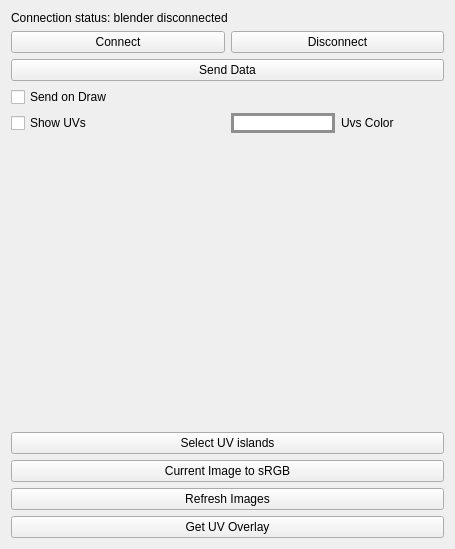
<?xml version="1.0" encoding="UTF-8"?>
<ui version="4.0">
 <class>dockWidgetContents</class>
 <widget class="QWidget" name="dockWidgetContents">
  <property name="geometry">
   <rect>
    <x>0</x>
    <y>0</y>
    <width>455</width>
    <height>549</height>
   </rect>
  </property>
  <property name="sizePolicy">
   <sizepolicy hsizetype="Preferred" vsizetype="Preferred">
    <horstretch>0</horstretch>
    <verstretch>0</verstretch>
   </sizepolicy>
  </property>
  <layout class="QVBoxLayout" name="verticalLayout">
   <item>
    <widget class="QLabel" name="ConnectionStatus">
     <property name="text">
      <string>Connection status: blender disconnected</string>
     </property>
    </widget>
   </item>
   <item>
    <layout class="QHBoxLayout" name="horizontalLayout">
     <item>
      <widget class="QPushButton" name="ConnectButton">
       <property name="text">
        <string>Connect</string>
       </property>
      </widget>
     </item>
     <item>
      <widget class="QPushButton" name="DisconnectButton">
       <property name="text">
        <string>Disconnect</string>
       </property>
      </widget>
     </item>
    </layout>
   </item>
   <item>
    <widget class="QPushButton" name="SendDataButton">
     <property name="text">
      <string>Send Data</string>
     </property>
    </widget>
   </item>
   <item>
    <widget class="QCheckBox" name="SendOnDrawCheckbox">
     <property name="text">
      <string>Send on Draw</string>
     </property>
    </widget>
   </item>
   <item>
    <layout class="QHBoxLayout" name="horizontalLayout_2">
     <item>
      <widget class="QCheckBox" name="ShowUVCheckbox">
       <property name="text">
        <string>Show UVs</string>
       </property>
      </widget>
     </item>
     <item>
      <layout class="QHBoxLayout" name="horizontalLayout_3">
       <item>
        <widget class="QWidget" name="UVColorButton" native="true">
         <property name="styleSheet">
          <string notr="true">background-color: rgb(255,255,255);
border: 3px solid #8f8f91;

</string>
         </property>
        </widget>
       </item>
       <item>
        <widget class="QLabel" name="UVsColor">
         <property name="text">
          <string>Uvs Color</string>
         </property>
        </widget>
       </item>
      </layout>
     </item>
    </layout>
   </item>
   <item>
    <widget class="QFrame" name="ImagesFrame">
     <property name="sizePolicy">
      <sizepolicy hsizetype="Preferred" vsizetype="Expanding">
       <horstretch>0</horstretch>
       <verstretch>0</verstretch>
      </sizepolicy>
     </property>
     <property name="minimumSize">
      <size>
       <width>0</width>
       <height>100</height>
      </size>
     </property>
     <property name="frameShape">
      <enum>QFrame::NoFrame</enum>
     </property>
     <property name="frameShadow">
      <enum>QFrame::Raised</enum>
     </property>
     <property name="lineWidth">
      <number>0</number>
     </property>
     <property name="midLineWidth">
      <number>2</number>
     </property>
     <layout class="QVBoxLayout" name="verticalLayout_3">
      <property name="spacing">
       <number>0</number>
      </property>
      <property name="leftMargin">
       <number>0</number>
      </property>
      <property name="topMargin">
       <number>0</number>
      </property>
      <property name="rightMargin">
       <number>0</number>
      </property>
      <property name="bottomMargin">
       <number>0</number>
      </property>
      <item>
       <widget class="QWidget" name="widget" native="true"/>
      </item>
     </layout>
    </widget>
   </item>
   <item>
    <widget class="QPushButton" name="SelectUVIslandsButton">
     <property name="text">
      <string>Select UV islands</string>
     </property>
    </widget>
   </item>
   <item>
    <widget class="QPushButton" name="ImageTosRGBButton">
     <property name="text">
      <string>Current Image to sRGB</string>
     </property>
    </widget>
   </item>
   <item>
    <widget class="QPushButton" name="RefreshImagesButton">
     <property name="text">
      <string>Refresh Images</string>
     </property>
    </widget>
   </item>
   <item>
    <widget class="QPushButton" name="UVOverlayButton">
     <property name="text">
      <string>Get UV Overlay</string>
     </property>
    </widget>
   </item>
  </layout>
 </widget>
 <resources/>
 <connections/>
</ui>
